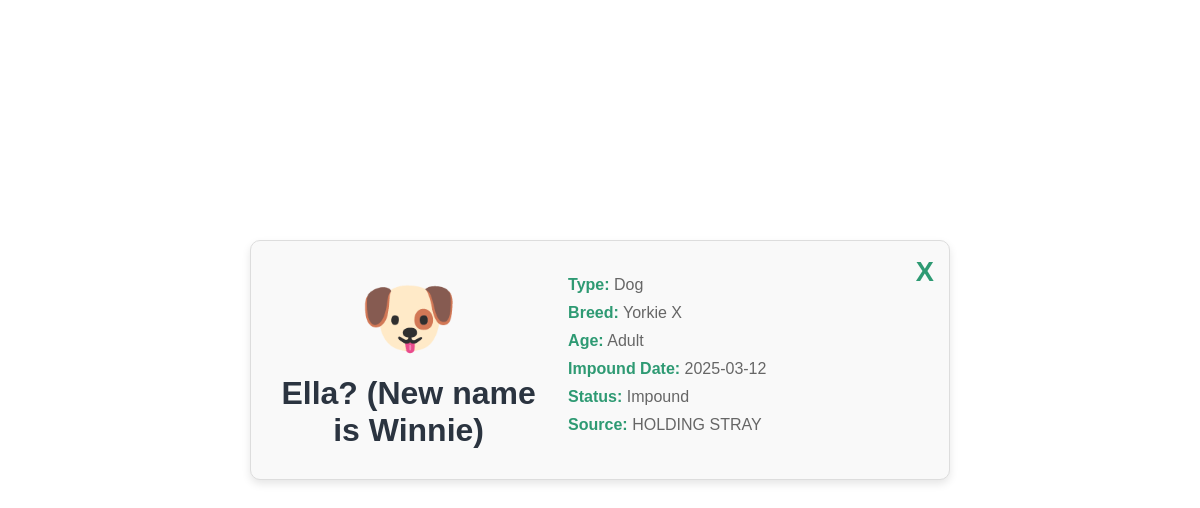
The page /pet_detail.php?pet=35286 on the database its author committed.
### tables this page shows
CREATE TABLE `pets` (
  `animal_id` int(11) NOT NULL,
  `sex` varchar(10) DEFAULT NULL,
  `date_impounded` date DEFAULT NULL,
  `name` varchar(100) DEFAULT NULL,
  `kennel_number` varchar(20) DEFAULT NULL,
  `color` varchar(100) DEFAULT NULL,
  `age_category` varchar(50) DEFAULT NULL,
  `breed_id` int(11) DEFAULT NULL,
  `source_id` int(11) DEFAULT NULL,
  `status_id` int(11) DEFAULT NULL
);

CREATE TABLE `animaltype` (
  `type_id` int(11) NOT NULL,
  `type_name` varchar(50) NOT NULL
);

CREATE TABLE `breeds` (
  `breed_id` int(11) NOT NULL,
  `breed_name` varchar(100) NOT NULL,
  `type_id` int(11) DEFAULT NULL
);

CREATE TABLE `statuses` (
  `status_id` int(11) NOT NULL,
  `status_name` varchar(50) NOT NULL
);

CREATE TABLE `sources` (
  `source_id` int(11) NOT NULL,
  `source_name` varchar(50) NOT NULL
);

### helpers.php (called while the page is built, shortened)
<?php
function getPetDetail($db, $petId) {
    $query = "
        SELECT
            Pets.*,
            breeds.breed_name,
            animaltype.type_name,
            statuses.status_name,
            sources.source_name
        FROM Pets
        INNER JOIN breeds ON breeds.breed_id = Pets.breed_id
        INNER JOIN animaltype ON animaltype.type_id = breeds.type_id
        INNER JOIN statuses ON statuses.status_id = Pets.status_id
        LEFT JOIN sources ON sources.source_id = Pets.source_id
        WHERE Pets.animal_id = ?
    ";
    $stmt = $db->prepare($query);
    $stmt->bind_param("i", $petId);
    $stmt->execute();
    $result = $stmt->get_result();
    return $result->fetch_assoc();
}

### pet_detail.php (the view, shortened to what this page needs)
<?php
require("db.php");
require("helpers.php");
$statuses = [];
if (isset($_GET['pet'])) {
    $petId = $_GET['pet'];
    $pet = getPetDetail($db, $petId);
} else {
    echo "Pet ID not specified!";
    exit;
}
?>
<!DOCTYPE html>
<html lang="en">
<head>
    <link rel="stylesheet" href="css/index.css">
    <link rel="stylesheet" href="css/pet_detail.css">
</head>
<body>
    <main>
        <div class="pet-detail-container">
            <div class="pet-detail-card">
                <a href="index.php" class="back-button">X</a>
                <div class="pet-detail-content">
                    <div class="pet-detail-left">
                        <div class="pet-icon">
                            <?php if ($pet['type_name'] === 'Dog'): ?>
                                <span class="icon">🐶</span>
                            <?php elseif ($pet['type_name'] === 'Cat'): ?>
                                <span class="icon">🐱</span>
                            <?php else: ?>
                                <span class="icon">🐦</span>
                            <?php endif; ?>
                        </div>
                        <h2><?= htmlspecialchars($pet['name']) ?></h2>
                    </div>
                    <div class="pet-detail-right">
                        <p><strong>Type:</strong> <?= htmlspecialchars($pet['type_name']) ?></p>
                        <p><strong>Breed:</strong> <?= htmlspecialchars($pet['breed_name']) ?></p>
                        <p><strong>Age:</strong> <?= htmlspecialchars($pet['age_category']) ?></p>
                        <p><strong>Impound Date:</strong> <?= htmlspecialchars($pet['date_impounded']) ?></p>
                        <div>
                            <?php if (isset($_SESSION['role']) && $_SESSION['role'] === 'admin'): ?>
                                <strong>Status:</strong>
                                <form method="POST" class="status-row">
                                    <input type="hidden" name="pet_id" value="<?= $pet['animal_id'] ?>">
                                    <select name="status_id">
                                        <?php foreach ($statuses as $status): ?>
                                            <option value="<?= $status['status_id'] ?>"
                                                <?= $status['status_name'] === $pet['status_name'] ? 'selected' : '' ?>>
                                                <?= htmlspecialchars($status['status_name']) ?>
                                            </option>
                                        <?php endforeach; ?>
                                    </select>
                                    <button type="submit">Save Change</button>
                                </form>
                            <?php else: ?>
                                <p><strong>Status:</strong> <?= htmlspecialchars($pet['status_name']) ?></p>
                            <?php endif; ?>
                        </div>
                        <?php if (!empty($pet['source_name'])): ?>
                            <p><strong>Source:</strong> <?= htmlspecialchars($pet['source_name']) ?></p>
                        <?php else: ?>
                            <p><strong>Source:</strong> Not available</p>
                        <?php endif; ?>
                    </div>
                </div>
            </div>
        </div>
    </main>
</body>
</html>

### css/index.css (style rules this page uses)
* { margin: 0; padding: 0; box-sizing: border-box; font-family: Arial, Helvetica, sans-serif; }
html { --primary-green: #2e9a73; --dark-blue: #2B3440; --secondary-blue: #5077A0; --secondary-green: #50A079; --stronger-green: #48906c; --stronger-blue: #486b90; --border-grey: #ccc; }

### css/pet_detail.css (style rules this page uses)
.pet-detail-container { display: flex; justify-content: center; align-items: center; flex-direction: column; margin-top: 50px; min-height: 80vh; }
.pet-detail-card { background-color: #f9f9f9; border: 1px solid #ddd; border-radius: 10px; padding: 30px; max-width: 700px; width: 100%; box-shadow: 0 4px 8px rgba(0, 0, 0, 0.1); margin-bottom: 20px; position: relative; transition: box-shadow 0.3s ease-in-out; }
.pet-detail-card .back-button { position: absolute; top: 15px; right: 15px; font-size: 1.7rem; font-weight: bold; color: var(--primary-green); text-decoration: none; cursor: pointer; }
.pet-detail-content { display: flex; justify-content: space-between; align-items: center; }
.pet-detail-left { display: flex; flex-direction: column; align-items: center; width: 40%; }
.pet-detail-left .pet-icon { font-size: 5rem; margin-bottom: 10px; }
.pet-detail-left h2 { font-size: 2rem; color: var(--dark-blue); text-align: center; }
.pet-detail-right { width: 55%; }
.pet-detail-right p { color: #666; font-size: 1rem; margin-bottom: 10px; }
.pet-detail-right strong { color: var(--primary-green); font-weight: bold; }

### rows shown on the page
pets: name "Ella? (New name is Winnie)", animaltype.type_name "Dog", breed.breed_name "Yorkie X", age_category "Adult", date_impounded "2025-03-12", status.status_name "Impound", source.source_name "HOLDING STRAY"
